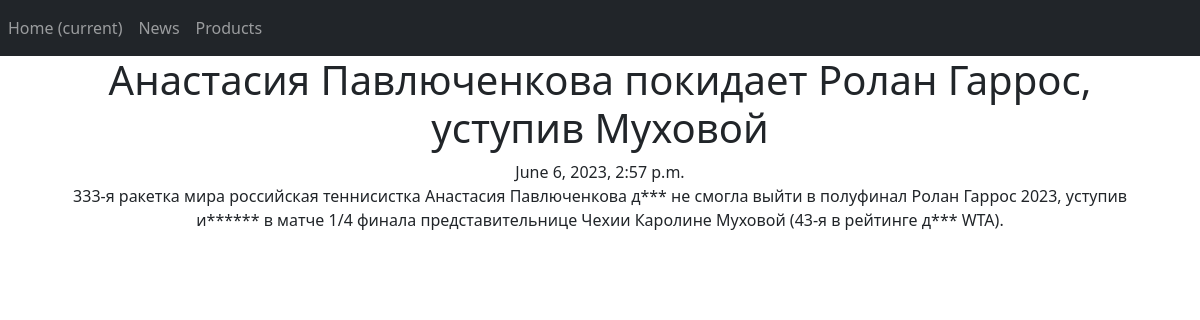
Screenshot of /news/1 with the database file from the repository.
### news/models.py (models this page shows, shortened)
class Post(models.Model):
    author = models.ForeignKey(Author, on_delete=models.CASCADE)
    type = models.BooleanField(default=False, choices=name)  # False = статья, можно переделать, если будет больше вариантов
    time_in = models.DateTimeField(auto_now_add=True)
    post_name = models.CharField(max_length=100)
    post_text = models.TextField(default="Тут должен быть идиотский контент, а будет абракадабра, для проверки задания: дурак ываываываф идиот ыафыаываывфа мудак ываф ываф ывп фывп фвап фвп выа фывп фыва выа ыфвп выа фыв афвыа ывф.")
    post_rating = models.IntegerField(default=0)
    post_chek = models.BooleanField(default=False)
    category = models.ManyToManyField(Category, through='PostCategory')

### news/views.py (the view)
# urls.py: path('<int:pk>', NewsDetail.as_view()),
class NewsDetail(DetailView):
    model = Post
    template_name = 'news.html'
    context_object_name = 'news'

### news/templatetags/custom_filters.py (called while the page is built)
@register.filter()
def censor(value):
   a = ['идиот', 'дура', 'мудак']
   text_list = value.split()
   for i in a:
      for j in range(len(text_list)):
         if i in text_list[j]:
            text_list[j] = text_list[j][0] + '*'*(len(text_list[j])-1)
   text = ' '.join(text_list)
   return text

### templates/news.html (shortened to what this page needs)
{% extends 'flatpages/base.html' %}
{% load custom_filters %}
{% block content %}
<h1>{{ news.post_name | censor }}</h1>
{{ news.time_in | date:"DATETIME_FORMAT"}} <br>
{{ news.post_text | censor }} <br>
{% endblock content %}

### rows the page displays
Post: post_name|censor "Анастасия Павлюченкова покидает Ролан Гаррос, уступив Муховой", time_in "June 6, 2023, 2:57 p.m.", post_text|censor "333-я ракетка мира российская теннисистка Анастасия Павлюченкова д*** не смогла выйти в полуфинал Ролан Гаррос 2023, уступив и****** в матче 1/4 финала представительнице Чехии Каролине Муховой (43-я в рейтинге д*** WTA)."
